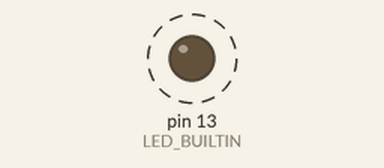
Recording of a program running on a simulated Teensy 3. Parts: output pins drawn as LEDs (lit = HIGH). Dashed ring = blinking. What the program prints to the serial monitor is not drawn.

Above: at 1.1 s.
Timing chart, 0 to 4.7 s (numbered marks = the images above):
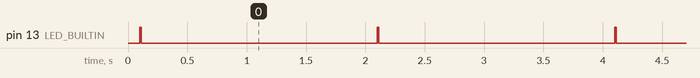

Measured:
- by itself, pin 13 (LED_BUILTIN): alternates HIGH for 0.01 s and LOW for 2.0 s

The program:

main.cpp
```cpp
#include <Arduino.h>

class UltrasonicA02YYUW
{
public:
    uint8_t buf[4];
    HardwareSerial *ser;
    UltrasonicA02YYUW(HardwareSerial &serial)
    {
        ser = &serial;
        buf[0]=0;buf[1]=0;buf[2]=0;buf[3]=0;
    }
    void update()
    {
        // update buffers. note: takes about 16us with TeensyLC
        ser->write(0xFF);
        buf[0] = ser->read();
        buf[1] = ser->read();
        buf[2] = ser->read();
        buf[3] = ser->read();
    }
    uint16_t dist_mm() { return buf[1]*256+buf[2]; }
    bool isValid()
    {
        bool test1 = ((buf[0]+buf[1]+buf[2])&0xFF) == buf[3];
        bool test2 = buf[0] == 0xFF;
        return test1 && test2;
    }
};

UltrasonicA02YYUW sens(Serial1);

void setup() {
    pinMode(LED_BUILTIN,OUTPUT);
    Serial.begin(115200);
    Serial1.begin(9600);
    delay(100);
    Serial.println("starting");
}

void loop() {
    sens.update();
    Serial.printf("pinged: %d mm (valid? %d)\n",
        sens.dist_mm(), sens.isValid()
    );

    digitalWrite(LED_BUILTIN,1);
    delay(10);
    digitalWrite(LED_BUILTIN,0);
    delay(1990);
}
```
